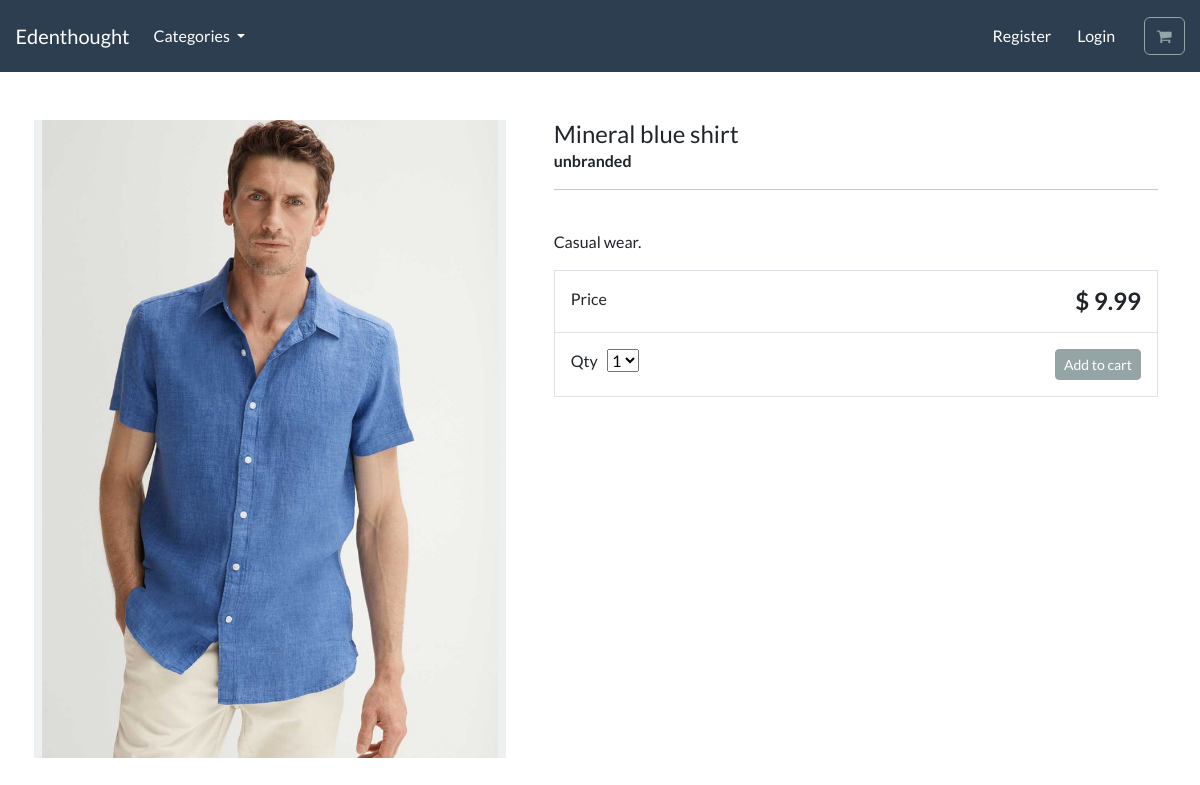
The app's page /product/mineral-blue-shirt/ with its own data.
### store/models.py (models this page shows, shortened)
class Product(models.Model):
    category = models.ForeignKey(Category,related_name='product',on_delete=models.CASCADE, null= True)
    title = models.CharField(max_length=250)
    brand = models.CharField(max_length=250,default ='unbranded')
    slug = models.SlugField(max_length=20)
    price = models.DecimalField(max_digits=5, decimal_places=2)
    image = models.ImageField(upload_to='images/')
    description=models.TextField(blank = True)
    class Meta:
        verbose_name_plural ='products'

### store/views.py (the view)
# urls.py: path('product/<slug:slug>/',views.product_info ,name='product-info'),
def product_info(request, slug):
    product = get_object_or_404(Product, slug=slug)
    context = {'product':product}
    return render(request,'store/product-info.html',context)

### store/views.py (called while the page is built)
def categories(request):
    all_categories = Category.objects.all()
    return {'all_categories':all_categories}

### store/templates/store/product-info.html (shortened to what this page needs)
{% extends "./base.html" %} {% load static %} {% block content %}
<div class="container">
  <main class="pt-5">
    <div class="row g-3">
      <div class="col-md-5 col-lg-5 order-md-first bg-light">
        <img
          class="img-fluid mx-auto d-block"
          alt="Responsive image"
          src="{{product.image.url}}"
        />
      </div>
      <div class="col-md-7 col-lg-7 ps-md-3 ps-lg-5">
        <h1 class="mb-0 h4">{{product.title}}</h1>
        <strong>{{product.brand}}</strong>
        <hr />
        <br />
        <p>{{product.description}}</p>
        <div class="border">
          <div class="col border-bottom">
            <div class="row p-3">
              <div class="col-6">Price</div>
              <div class="col-6 text-end">
                <span class="h4 fw-bold">$ {{product.price}} </span>
              </div>
            </div>
          </div>
          <div class="col">
            <div class="row p-3">
              <div class="col-6">
                <label for="select">Qty</label>
                <select id="select">
                  <option value="1">1</option>
                </select>
              </div>
              <div class="col-6 text-end">
                <button
                  type="button"
                  id="add-button"
                  value=""
                  class="btn btn-secondary btn-sm"
                >
                  Add to cart
                </button>
              </div>
            </div>
          </div>
        </div>
      </div>
    </div>
  </main>
  <br />
</div>
{% endblock %}

### records on screen
Product: image (picture), title "Mineral blue shirt", brand "unbranded", description "Casual wear.", price "9.99"
